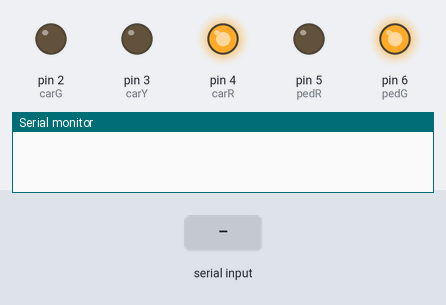
Simulated run of this sketch. Board: Arduino Uno, built with avr-gcc and run on an emulated ATmega328P. On the bench: output pins drawn as LEDs (lit = HIGH), the last lines printed to the serial monitor. The test bench sets the inputs (shaded band).

Above: at 1.2 s.
1.3 s: "1\n" received over Serial
At 2.0 s:
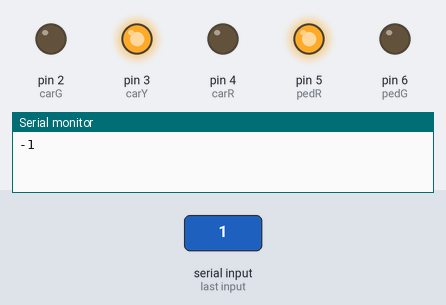
5.8 s: byte 49 ('1') received over Serial
At 6.8 s:
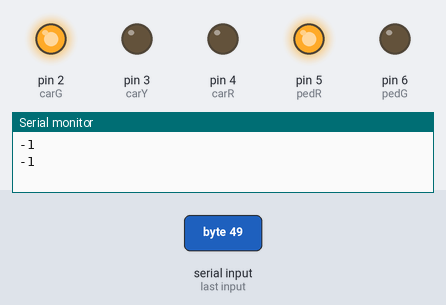
Timing chart, 0 to 13.5 s (numbered marks = the images above; inputs shaded):
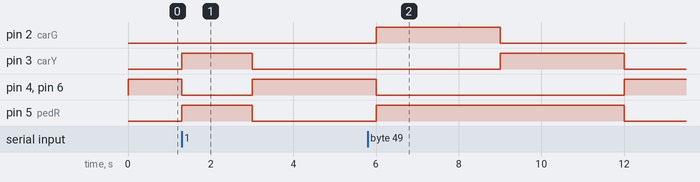

The sketch:

testforopencv.ino
```cpp
const int carG = 2;
const int carY = 3;
const int carR = 4;

const int pedR = 5;
const int pedG = 6;
bool signal = false;
char buf[50];

long time = millis() ;
void carGo(bool signal)
{
  if (signal){
    digitalWrite(carG, HIGH);
    digitalWrite(pedR, HIGH);
    digitalWrite(carY, LOW);
    digitalWrite(carR, LOW);
    digitalWrite(pedG, LOW);
  }else{
    digitalWrite(carG, LOW);
    digitalWrite(carY, LOW);
    digitalWrite(carR, HIGH);
    digitalWrite(pedR, LOW);
    digitalWrite(pedG, HIGH);
  }
}

void carWait(bool signal)
{
  if (signal){
    digitalWrite(carG, LOW);
    digitalWrite(carY, HIGH);
    digitalWrite(carR, LOW);
    digitalWrite(pedR, HIGH);
    digitalWrite(pedG, LOW);
  }else{
    digitalWrite(carG, LOW);
    digitalWrite(carY, LOW);
    digitalWrite(carR, HIGH);
    digitalWrite(pedR, LOW);
    digitalWrite(pedG, HIGH);
  }
}

void carStop()
{
  digitalWrite(carG, LOW);
  digitalWrite(carY, LOW);
  digitalWrite(carR, HIGH);
  digitalWrite(pedR, LOW);
  digitalWrite(pedG, HIGH);
}

void setup() {
  Serial.begin(9600);
  pinMode(carG, OUTPUT);
  pinMode(carY, OUTPUT);
  pinMode(carR, OUTPUT);
  pinMode(pedR, OUTPUT);
  pinMode(pedG, OUTPUT);

  carWait(signal);

  time = millis() ;
}

void loop() {
  int cnt = 0;
  while (Serial.available() > 0){
    char t = Serial.read();
    if (t == '\n'){
      break;
    }
    if (t == '1'){
      Serial.println(Serial.read());
      signal = true;
    }
    if (t == '0'){
      signal = false;
    }
  }


  if (time + 3000 > millis()) {
    carWait(signal);
  }else if (time + 6000 > millis()) {
    carStop();
  }else if (time + 9000 > millis()){
    carGo(signal);

  }else{
    time = millis() ;
  }
}
//
//  if (Serial.available() > 0){
//    if (Serial.read() >= 49){
//      time = millis() ;
//      carWait();
//    }
//
//  if (time + 3000 < millis()) {
//    carStop();
//    }
//  if ((time+3000> millis()) &&(time + 13000 < millis())0 {
//    carGo();
//    time = millis() ;
//    }
```

Measured:
- after the input at 1.3 s, pin 3 (carY), pin 5 (pedR): LOW → HIGH at once, → LOW 1.7 s later; pin 4 (carR), pin 6 (pedG): HIGH → LOW at once, → HIGH 1.7 s later
